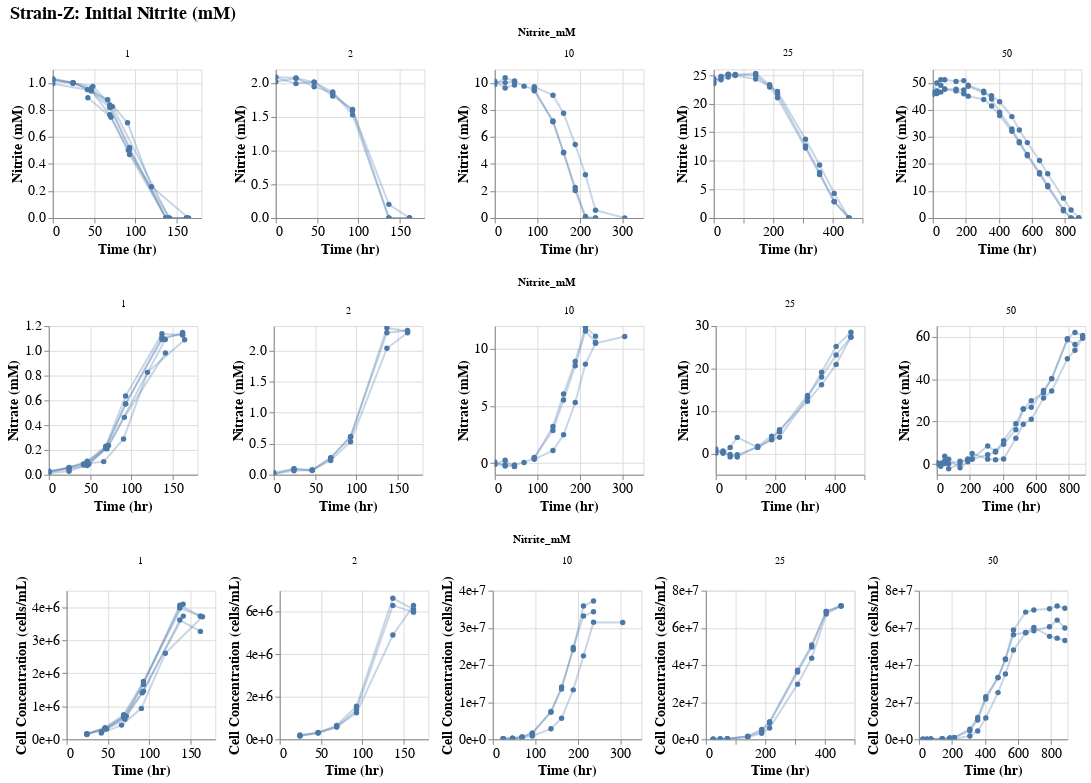

Write notebook code for a chart like this one.
### Code cell
figure = alt.vconcat(no2_layer, no3_layer, cell_layer, center=True).configure_axis(labelFontSize=14, titleFontSize=14).configure_title(fontSize=18)
figure.save('figures/Strain-Z_Nitrite_tolerance_facet.svg')
figure

### Figure 1 — Vega-Lite specification as saved in the notebook (floating-point values rounded to 4 significant figures; data arrays with more than 128 entries replaced by an {"elided": "..."} marker saying what was removed)
{"config": {"view": {"continuousWidth": 300, "continuousHeight": 300}, "axis": {"labelFontSize": 14, "titleFontSize": 14}, "title": {"fontSize": 18}}, "vconcat": [{"facet": {"field": "Nitrite_mM", "type": "quantitative"}, "spec": {"layer": [{"mark": {"type": "line", "clip": true, "opacity": 0.3, "point": true}, "encoding": {"x": {"field": "Time_elapsed_hr", "title": "Time (hr)", "type": "quantitative"}, "y": {"field": "Nitrite_conc_mM", "title": "Nitrite (mM)", "type": "quantitative"}}, "transform": [{"filter": "(datum.Replicate === 1)"}]}, {"mark": {"type": "line", "clip": true, "opacity": 0.3, "point": true}, "encoding": {"x": {"field": "Time_elapsed_hr", "title": "Time (hr)", "type": "quantitative"}, "y": {"field": "Nitrite_conc_mM", "title": "Nitrite (mM)", "type": "quantitative"}}, "transform": [{"filter": "(datum.Replicate === 2)"}]}, {"mark": {"type": "line", "clip": true, "opacity": 0.3, "point": true}, "encoding": {"x": {"field": "Time_elapsed_hr", "title": "Time (hr)", "type": "quantitative"}, "y": {"field": "Nitrite_conc_mM", "title": "Nitrite (mM)", "type": "quantitative"}}, "transform": [{"filter": "(datum.Replicate === 3)"}]}, {"mark": {"type": "line", "clip": true, "opacity": 0.3, "point": true}, "encoding": {"x": {"field": "Time_elapsed_hr", "title": "Time (hr)", "type": "quantitative"}, "y": {"field": "Nitrite_conc_mM", "title": "Nitrite (mM)", "type": "quantitative"}}, "transform": [{"filter": "(datum.Replicate === 4)"}]}, {"mark": {"type": "line", "clip": true, "opacity": 0.3, "point": true}, "encoding": {"x": {"field": "Time_elapsed_hr", "title": "Time (hr)", "type": "quantitative"}, "y": {"field": "Nitrite_conc_mM", "title": "Nitrite (mM)", "type": "quantitative"}}, "transform": [{"filter": "(datum.Replicate === 5)"}]}, {"mark": {"type": "line", "clip": true, "opacity": 0.3, "point": true}, "encoding": {"x": {"field": "Time_elapsed_hr", "title": "Time (hr)", "type": "quantitative"}, "y": {"field": "Nitrite_conc_mM", "title": "Nitrite (mM)", "type": "quantitative"}}, "transform": [{"filter": "(datum.Replicate === 6)"}]}], "height": 150, "width": 150}, "resolve": {"scale": {"x": "independent", "y": "independent"}}, "spacing": {"column": 30}, "title": "Strain-Z: Initial Nitrite (mM)"}, {"facet": {"field": "Nitrite_mM", "type": "quantitative"}, "spec": {"layer": [{"mark": {"type": "line", "clip": true, "opacity": 0.3, "point": true}, "encoding": {"x": {"field": "Time_elapsed_hr", "title": "Time (hr)", "type": "quantitative"}, "y": {"field": "Nitrate_conc_mM", "title": "Nitrate (mM)", "type": "quantitative"}}, "transform": [{"filter": "(datum.Replicate === 1)"}]}, {"mark": {"type": "line", "clip": true, "opacity": 0.3, "point": true}, "encoding": {"x": {"field": "Time_elapsed_hr", "title": "Time (hr)", "type": "quantitative"}, "y": {"field": "Nitrate_conc_mM", "title": "Nitrate (mM)", "type": "quantitative"}}, "transform": [{"filter": "(datum.Replicate === 2)"}]}, {"mark": {"type": "line", "clip": true, "opacity": 0.3, "point": true}, "encoding": {"x": {"field": "Time_elapsed_hr", "title": "Time (hr)", "type": "quantitative"}, "y": {"field": "Nitrate_conc_mM", "title": "Nitrate (mM)", "type": "quantitative"}}, "transform": [{"filter": "(datum.Replicate === 3)"}]}, {"mark": {"type": "line", "clip": true, "opacity": 0.3, "point": true}, "encoding": {"x": {"field": "Time_elapsed_hr", "title": "Time (hr)", "type": "quantitative"}, "y": {"field": "Nitrate_conc_mM", "title": "Nitrate (mM)", "type": "quantitative"}}, "transform": [{"filter": "(datum.Replicate === 4)"}]}, {"mark": {"type": "line", "clip": true, "opacity": 0.3, "point": true}, "encoding": {"x": {"field": "Time_elapsed_hr", "title": "Time (hr)", "type": "quantitative"}, "y": {"field": "Nitrate_conc_mM", "title": "Nitrate (mM)", "type": "quantitative"}}, "transform": [{"filter": "(datum.Replicate === 5)"}]}, {"mark": {"type": "line", "clip": true, "opacity": 0.3, "point": true}, "encoding": {"x": {"field": "Time_elapsed_hr", "title": "Time (hr)", "type": "quantitative"}, "y": {"field": "Nitrate_conc_mM", "title": "Nitrate (mM)", "type": "quantitative"}}, "transform": [{"filter": "(datum.Replicate === 6)"}]}], "height": 150, "width": 150}, "resolve": {"scale": {"x": "independent", "y": "independent"}}, "spacing": {"column": 32}}, {"facet": {"field": "Nitrite_mM", "type": "quantitative"}, "spec": {"layer": [{"mark": {"type": "line", "clip": true, "opacity": 0.3, "point": true}, "encoding": {"x": {"field": "Time_elapsed_hr", "title": "Time (hr)", "type": "quantitative"}, "y": {"axis": {"format": "2.0e"}, "field": "Cell_count_cells-per-mL", "title": "Cell Concentration (cells/mL)", "type": "quantitative"}}, "transform": [{"filter": "(datum.Replicate === 1)"}]}, {"mark": {"type": "line", "clip": true, "opacity": 0.3, "point": true}, "encoding": {"x": {"field": "Time_elapsed_hr", "title": "Time (hr)", "type": "quantitative"}, "y": {"axis": {"format": "2.0e"}, "field": "Cell_count_cells-per-mL", "title": "Cell Concentration (cells/mL)", "type": "quantitative"}}, "transform": [{"filter": "(datum.Replicate === 2)"}]}, {"mark": {"type": "line", "clip": true, "opacity": 0.3, "point": true}, "encoding": {"x": {"field": "Time_elapsed_hr", "title": "Time (hr)", "type": "quantitative"}, "y": {"axis": {"format": "2.0e"}, "field": "Cell_count_cells-per-mL", "title": "Cell Concentration (cells/mL)", "type": "quantitative"}}, "transform": [{"filter": "(datum.Replicate === 3)"}]}, {"mark": {"type": "line", "clip": true, "opacity": 0.3, "point": true}, "encoding": {"x": {"field": "Time_elapsed_hr", "title": "Time (hr)", "type": "quantitative"}, "y": {"axis": {"format": "2.0e"}, "field": "Cell_count_cells-per-mL", "title": "Cell Concentration (cells/mL)", "type": "quantitative"}}, "transform": [{"filter": "(datum.Replicate === 4)"}]}, {"mark": {"type": "line", "clip": true, "opacity": 0.3, "point": true}, "encoding": {"x": {"field": "Time_elapsed_hr", "title": "Time (hr)", "type": "quantitative"}, "y": {"axis": {"format": "2.0e"}, "field": "Cell_count_cells-per-mL", "title": "Cell Concentration (cells/mL)", "type": "quantitative"}}, "transform": [{"filter": "(datum.Replicate === 5)"}]}, {"mark": {"type": "line", "clip": true, "opacity": 0.3, "point": true}, "encoding": {"x": {"field": "Time_elapsed_hr", "title": "Time (hr)", "type": "quantitative"}, "y": {"axis": {"format": "2.0e"}, "field": "Cell_count_cells-per-mL", "title": "Cell Concentration (cells/mL)", "type": "quantitative"}}, "transform": [{"filter": "(datum.Replicate === 6)"}]}], "height": 150, "width": 150}, "resolve": {"scale": {"x": "independent", "y": "independent"}}, "spacing": {"column": 10}}], "center": true, "data": {"name": "data-1569a4f178e056f883e27f8c15c4c776"}, "$schema": "https://vega.github.io/schema/vega-lite/v5.8.0.json", "datasets": {"data-1569a4f178e056f883e27f8c15c4c776": {"elided": "176 records"}}}
